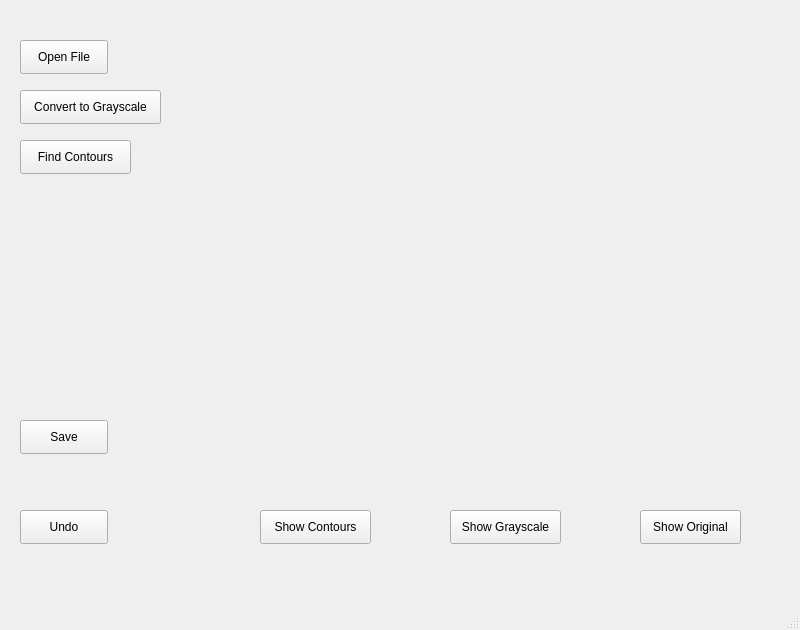
<?xml version="1.0" encoding="UTF-8"?>
<ui version="4.0">
 <class>MainWindow</class>
 <widget class="QMainWindow" name="MainWindow">
  <property name="geometry">
   <rect>
    <x>0</x>
    <y>0</y>
    <width>800</width>
    <height>630</height>
   </rect>
  </property>
  <property name="windowTitle">
   <string>MainWindow</string>
  </property>
  <widget class="QWidget" name="centralwidget">
   <widget class="QPushButton" name="checkFileButton">
    <property name="geometry">
     <rect>
      <x>20</x>
      <y>40</y>
      <width>88</width>
      <height>34</height>
     </rect>
    </property>
    <property name="text">
     <string>Open File</string>
    </property>
   </widget>
   <widget class="QPushButton" name="convertToGrayscaleButton">
    <property name="geometry">
     <rect>
      <x>20</x>
      <y>90</y>
      <width>141</width>
      <height>34</height>
     </rect>
    </property>
    <property name="text">
     <string>Convert to Grayscale</string>
    </property>
   </widget>
   <widget class="QPushButton" name="saveImageButton">
    <property name="geometry">
     <rect>
      <x>20</x>
      <y>420</y>
      <width>88</width>
      <height>34</height>
     </rect>
    </property>
    <property name="text">
     <string>Save</string>
    </property>
   </widget>
   <widget class="QLabel" name="imageDisplayLabel">
    <property name="geometry">
     <rect>
      <x>260</x>
      <y>40</y>
      <width>481</width>
      <height>451</height>
     </rect>
    </property>
    <property name="text">
     <string/>
    </property>
   </widget>
   <widget class="QPushButton" name="undoButton">
    <property name="geometry">
     <rect>
      <x>20</x>
      <y>510</y>
      <width>88</width>
      <height>34</height>
     </rect>
    </property>
    <property name="text">
     <string>Undo</string>
    </property>
   </widget>
   <widget class="QPushButton" name="showOriginalButton">
    <property name="geometry">
     <rect>
      <x>640</x>
      <y>510</y>
      <width>101</width>
      <height>34</height>
     </rect>
    </property>
    <property name="text">
     <string>Show Original</string>
    </property>
   </widget>
   <widget class="QPushButton" name="showGrayscaleButton">
    <property name="geometry">
     <rect>
      <x>450</x>
      <y>510</y>
      <width>111</width>
      <height>34</height>
     </rect>
    </property>
    <property name="text">
     <string>Show Grayscale</string>
    </property>
   </widget>
   <widget class="QPushButton" name="findContoursButton">
    <property name="geometry">
     <rect>
      <x>20</x>
      <y>140</y>
      <width>111</width>
      <height>34</height>
     </rect>
    </property>
    <property name="text">
     <string>Find Contours</string>
    </property>
   </widget>
   <widget class="QPushButton" name="showContoursButton">
    <property name="geometry">
     <rect>
      <x>260</x>
      <y>510</y>
      <width>111</width>
      <height>34</height>
     </rect>
    </property>
    <property name="text">
     <string>Show Contours</string>
    </property>
   </widget>
  </widget>
  <widget class="QMenuBar" name="menubar">
   <property name="geometry">
    <rect>
     <x>0</x>
     <y>0</y>
     <width>800</width>
     <height>30</height>
    </rect>
   </property>
  </widget>
  <widget class="QStatusBar" name="statusbar"/>
 </widget>
 <resources/>
 <connections/>
</ui>
